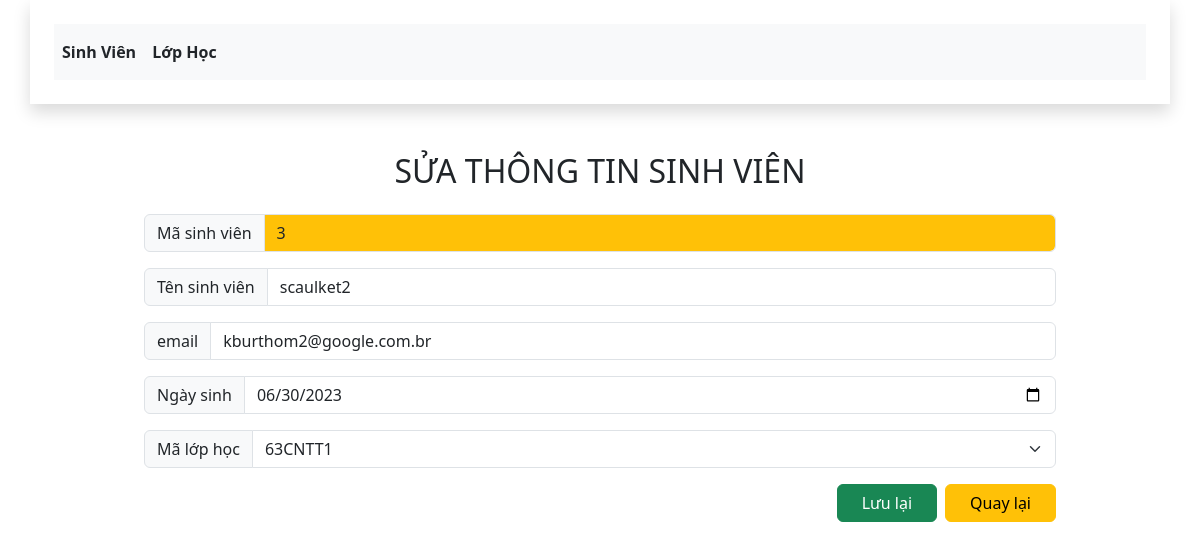
Page /?controller=student&action=edit_student&idSelect=3 on the committed database.
### tables this page shows
CREATE TABLE IF NOT EXISTS `student` (
  `id` int(11) NOT NULL AUTO_INCREMENT,
  `nameStudent` varchar(255) NOT NULL,
  `email` varchar(255) NOT NULL,
  `dateOfBirth` date DEFAULT NULL,
  `idClass1` int(11) NOT NULL,
  PRIMARY KEY (`id`),
  KEY `student_ibfk_1` (`idClass1`),
  CONSTRAINT `student_ibfk_1` FOREIGN KEY (`idClass1`) REFERENCES `class1` (`id`) ON DELETE CASCADE ON UPDATE CASCADE
);

### app/controllers/StudentController.php (called while the page is built, shortened)
<?php
require_once APP_ROOT.'/app/services/StudentService.php';
require_once APP_ROOT.'/app/services/Class1Service.php';
class StudentController {
    public function edit_student(){
        $id = isset($_GET['idSelect'])? $_GET['idSelect'] : null;
        $studentService = new StudentService();
        $student = $studentService->getByStudentId($id);
        $class1Service = new Class1Service();
        $classes1 = $class1Service->getAllClasses1();
        include APP_ROOT.'/app/views/student/edit_student.php';
    }
}
?>

### app/services/StudentService.php (called while the page is built, shortened)
<?php
require_once APP_ROOT.'/app/models/Student.php';
class StudentService {
    public function getByStudentId($id){
        $dbConnection = new DBConnection();
        $conn = $dbConnection->getConnection();
        if($conn != null){
            $sql = "SELECT * FROM student WHERE id = '$id'; ";
            $stmt = $conn->prepare($sql);
            $stmt->execute();
            $row = $stmt->fetchAll();
            $student = new Student(
                $row[0]['id'],
                $row[0]['nameStudent'],
                $row[0]['email'],
                $row[0]['dateOfBirth'],
                $row[0]['idClass1']);
            return $student;
        }else{
            return null;
        }
    }
}
?>

### app/models/Student.php (called while the page is built, shortened)
<?php
class Student {
    private $id;
    private $nameStudent;
    private $email;
    private $dateOfBirth;
    private $idClass1;
    public function __construct($id, $nameStudent, $email, $dateOfBirth, $idClass1) {
        $this->id = $id;
        $this->nameStudent = $nameStudent;
        $this->email = $email;
        $this->dateOfBirth = $dateOfBirth;
        $this->idClass1 = $idClass1;
    }
	public function getId() {
		return $this->id;
	}
	public function getNameStudent() {
		return $this->nameStudent;
	}
	public function getEmail() {
		return $this->email;
	}
	public function getDateOfBirth() {
		return $this->dateOfBirth;
	}
	public function getIdClass1() {
		return $this->idClass1;
	}
}
?>

### app/services/Class1Service.php (called while the page is built, shortened)
<?php
require_once APP_ROOT.'/app/models/Class1.php';
class Class1Service {
    public function getAllClasses1() {
        $dbConnection = new DBConnection();
        $conn = $dbConnection->getConnection();
        if($conn != null){
            $sql = "SELECT * FROM class1 ORDER BY id DESC;";
            $stmt = $conn->prepare($sql);
            $stmt->execute();
            $Classes1 = [];
            while ($row = $stmt->fetch()){
                $Class1 = new Class1($row['id'], $row['nameClass1']);
                $Classes1[] = $Class1;
            }
            return $Classes1;
        } else {
            return $Classes1 = [];
        }
    }
}
?>

### app/models/Class1.php (called while the page is built, shortened)
<?php
class Class1 {
    private $id;
    private $nameClass1;
    public function __construct($id, $nameClass1) {
        $this->id = $id;
        $this->nameClass1 = $nameClass1;
    }
	public function getId() {
		return $this->id;
	}
	public function getNameClass1() {
		return $this->nameClass1;
	}
}
?>

### app/views/student/edit_student.php (the view, shortened to what this page needs)
<!DOCTYPE html>
<html lang="en">
<head>
    <link rel="stylesheet" href="bootstrap/css/bootstrap.min.css">
    <link rel="stylesheet" href="fontawesome/css/all.min.css">
</head>
<body>
    <header>
        <?php
        include_once(APP_ROOT . '/app/views/layout/header.php')
        ?>
    </header>
    <section>
        <div class="m-5 text-center">
            <div class="mx-5">
                <form action="?controller=student&action=process_edit" method="post">
                    <h2 class="mb-4">SỬA THÔNG TIN SINH VIÊN</h2>
                    <div class="input-group flex-nowrap mb-3">
                        <span class="input-group-text ms-5" id="addon-wrapping">Mã sinh viên</span>
                        <input type="text" class="form-control me-5 bg-warning" aria-label="id" aria-describedby="addon-wrapping" name="id" value="<?php echo $student->getId(); ?>" readonly>
                    </div>
                    <div class="input-group flex-nowrap mb-3">
                        <span class="input-group-text ms-5" id="addon-wrapping">Tên sinh viên</span>
                        <input type="text" class="form-control me-5" aria-label="nameStudent" aria-describedby="addon-wrapping" name="nameStudent" value="<?php echo $student->getNameStudent(); ?>">
                    </div>
                    <div class="input-group flex-nowrap mb-3">
                        <span class="input-group-text ms-5" id="addon-wrapping">email</span>
                        <input type="email" class="form-control me-5" aria-label="email" aria-describedby="addon-wrapping" name="email" value="<?php echo $student->getEmail(); ?>">
                    </div>
                    <div class="input-group flex-nowrap mb-3">
                        <span class="input-group-text ms-5" id="addon-wrapping">Ngày sinh</span>
                        <input type="date" class="form-control me-5" aria-label="dateOfBirth" aria-describedby="addon-wrapping" name="dateOfBirth" value="<?php echo $student->getDateOfBirth(); ?>">
                    </div>
                    <div class="input-group mb-3">
                        <label class="input-group-text ms-5" for="inputGroupSelect01">Mã lớp học</label>
                        <select class="form-select me-5" id="inputGroupSelect01" name="idClass1" value="<?php echo $student->getIdClass1(); ?>">
                            <?php
                            foreach ($classes1 as $class1) {
                            ?>
                                <?php if ($student->getIdClass1() == $class1->getId()) { ?>
                                    <option selected>
                                        <?php echo $class1->getNameClass1(); ?>
                                    </option>
                                <?php } else { ?>
                                    <option value="<?php echo $class1->getId(); ?>">
                                        <?php echo $class1->getNameClass1(); ?>
                                    </option>
                                <?php } ?>
                            <?php } ?>
                        </select>
                    </div>
                    <div class="d-grid gap-2 d-md-flex justify-content-md-end me-5">
                        <button type="submit" name="sbmSave" class="btn btn-success px-4 m-0">Lưu lại</button>
                        <a href="?controller=student&action=index">
                            <button type="button" class="btn btn-warning px-4 m-0">Quay lại</button>
                        </a>
                    </div>
                </form>
            </div>
        </div>
    </section>
</body>
</html>

### rows in the picture
student: id "3", nameStudent "scaulket2", email "kburthom2@google.com.br", dateOfBirth "06/30/2023"

### other values in the picture
form field idClass1 "63CNTT1"
